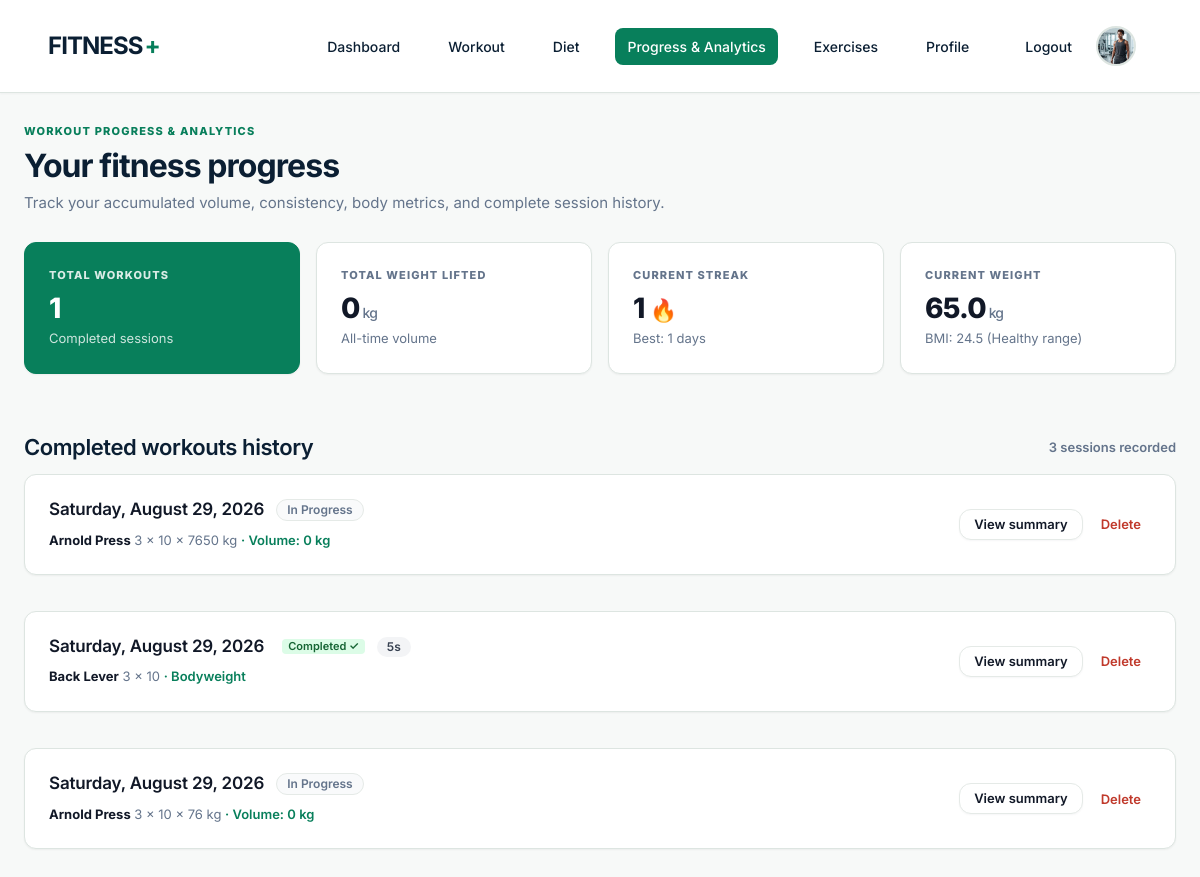
The page /history/ (signed in) on the database its author committed.
### workout/models.py (models this page shows, shortened)
class UserProfile(models.Model):
    class Goal(models.TextChoices):
        BULK = 'bulk', 'Build Muscle / Bulk'
        CUT = 'cut', 'Lose Fat / Cut'
        MAINTAIN = 'maintain', 'Maintain Weight'
        STRENGTH = 'strength', 'Build Strength'
        FITNESS = 'fitness', 'General Fitness'
    user = models.OneToOneField(User, related_name='fitness_profile', on_delete=models.CASCADE)
    name = models.CharField(max_length=80, blank=True)
    age = models.PositiveSmallIntegerField(null=True, blank=True)
    gender = models.CharField(max_length=20, choices=[('male', 'Male'), ('female', 'Female')], null=True, blank=True, default=None)
    height_cm = models.DecimalField(max_digits=5, decimal_places=1, null=True, blank=True)
    weight_kg = models.DecimalField(max_digits=5, decimal_places=1, null=True, blank=True)
    goal = models.CharField(max_length=20, choices=Goal.choices, default=Goal.FITNESS)
    workout_location = models.CharField(max_length=10, choices=[('gym','Gym'),('home','Home')], default='home')
    experience_level = models.CharField(max_length=20, choices=[('beginner','Beginner'),('intermediate','Intermediate'),('advanced','Advanced')], default='beginner')
    home_equipment = models.JSONField(default=list, blank=True)
    profile_completed = models.BooleanField(default=False)
    profile_image = models.ImageField(upload_to='profile_images/', null=True, blank=True)
    current_streak = models.PositiveIntegerField(default=0); longest_streak = models.PositiveIntegerField(default=0); last_workout_date = models.DateField(null=True, blank=True)
    created_at = models.DateTimeField(auto_now_add=True); updated_at = models.DateTimeField(auto_now=True)
    @property
    def bmi(self):
        if not self.height_cm or not self.weight_kg: return None
        return round(float(self.weight_kg) / (float(self.height_cm) / 100) ** 2, 1)
    @property
    def bmi_category(self):
        bmi = self.bmi
        if bmi is None: return ''
        return 'Underweight' if bmi < 18.5 else 'Healthy range' if bmi < 25 else 'Overweight' if bmi < 30 else 'Obesity'
    @property
    def total_weight_lifted(self):
        return calculate_user_total_volume(self.user)
    @property
    def total_weight_lifted_display(self):
        return format_weight_display(self.total_weight_lifted)

class Workout(models.Model):
    user = models.ForeignKey(User, related_name='workouts', on_delete=models.CASCADE)
    date = models.DateField(default=timezone.localdate)
    created_at = models.DateTimeField(auto_now_add=True)
    completed = models.BooleanField(default=False)
    completed_at = models.DateTimeField(null=True, blank=True)
    class Meta:
        ordering = ['-date', '-created_at']
    @property
    def duration_seconds(self):
        if not self.completed_at:
            return None
        return max(0, int((self.completed_at - self.created_at).total_seconds()))

class WorkoutExercise(models.Model):
    workout = models.ForeignKey(Workout, related_name='workout_exercises', on_delete=models.CASCADE)
    exercise = models.ForeignKey(Exercise, related_name='workout_entries', on_delete=models.PROTECT)
    sets_planned = models.PositiveIntegerField()
    reps_planned = models.PositiveIntegerField()
    weight = models.DecimalField(max_digits=7, decimal_places=2, null=True, blank=True)
    rest_seconds = models.PositiveIntegerField(default=60)
    exercise_seconds = models.PositiveIntegerField(default=30)
    order = models.PositiveIntegerField(default=1)
    class Meta:
        ordering = ['order']
    @property
    def volume(self):
        if self.exercise.is_bodyweight or self.weight is None:
            return None
        return calculate_exercise_volume(self)

class Exercise(models.Model):
    class EquipmentType(models.TextChoices):
        BODYWEIGHT = 'bodyweight', 'Bodyweight'
        BARBELL = 'barbell', 'Barbell'
        DUMBBELL = 'dumbbell', 'Dumbbell'
        KETTLEBELL = 'kettlebell', 'Kettlebell'
        CABLE = 'cable', 'Cable'
        MACHINE = 'machine', 'Machine'
        RESISTANCE_BAND = 'resistance_band', 'Resistance band'
        PULLUP_BAR = 'pullup_bar', 'Pull-up bar'
        BENCH = 'bench', 'Bench'
        PLATE = 'plate', 'Plate-loaded'
        STEP = 'step', 'Step / Platform'
        JUMP_ROPE = 'jump_rope', 'Jump Rope'
        OTHER = 'other', 'Other'
    class Difficulty(models.TextChoices):
        BEGINNER = 'beginner', 'Beginner'
        INTERMEDIATE = 'intermediate', 'Intermediate'
        ADVANCED = 'advanced', 'Advanced'
    class GenderCategory(models.TextChoices):
        ALL = 'all', 'All'
        FEMALE = 'female', 'Female'
        MALE = 'male', 'Male'
    name = models.CharField(max_length=120)
    body_part = models.CharField(max_length=40, default='Full Body')
    equipment_type = models.CharField(max_length=20, choices=EquipmentType.choices, default=EquipmentType.OTHER)
    category = models.CharField(max_length=40)
    description = models.TextField()
    instructions = models.TextField()
    muscles_targeted = models.CharField(max_length=255)
    beginner_tips = models.TextField(blank=True)
    is_bodyweight = models.BooleanField(default=False)
    image = models.CharField(max_length=255, blank=True, help_text='Local visual URL (filled by the seed command).')
    created_at = models.DateTimeField(auto_now_add=True)
    difficulty = models.CharField(max_length=20, choices=Difficulty.choices, default=Difficulty.INTERMEDIATE)
    gender_category = models.CharField(max_length=10, choices=GenderCategory.choices, default=GenderCategory.ALL)
    recommended_sets = models.CharField(max_length=30, blank=True, default='')
    recommended_reps = models.CharField(max_length=30, blank=True, default='')
    recommended_duration = models.CharField(max_length=40, blank=True, default='')
    recommended_rest = models.CharField(max_length=30, blank=True, default='')
    is_beginner_friendly = models.BooleanField(default=False)
    class Meta:
        ordering = ['category', 'name']
        constraints = [models.UniqueConstraint(Lower('name'), name='unique_exercise_name_ci')]

### workout/views.py (the view)
# urls.py: path('history/', views.history, name='history'),
@login_required
def history(request):
    profile, _ = UserProfile.objects.get_or_create(user=request.user)
    workouts = Workout.objects.filter(user=request.user).prefetch_related('workout_exercises__exercise', 'workout_exercises__sets')
    return render(request, 'workout/history.html', {
        'workouts': workouts,
        'profile': profile,
        'total_weight_lifted': profile.total_weight_lifted_display,
        'completed_count': workouts.filter(completed=True).count(),
    })

### workout/models.py (called while the page is built)
def format_weight_display(value):
    if value is None:
        return '0'
    try:
        val = Decimal(str(value))
    except Exception:
        return '0'
    if val == 0:
        return '0'
    if val % 1 == 0:
        return f"{int(val):,}"
    return f"{val:,.2f}".rstrip('0').rstrip('.')

def calculate_exercise_volume(exercise_entry):
    if exercise_entry.exercise.is_bodyweight or exercise_entry.weight is None:
        return Decimal('0')
    return sum(
        (
            Decimal(str(workout_set.reps_completed))
            * (workout_set.weight if workout_set.weight is not None else Decimal('0'))
            for workout_set in exercise_entry.sets.all()
            if workout_set.completed
        ),
        Decimal('0'),
    )

def calculate_workout_volume(workout):
    entries = workout.workout_exercises.all()
    total = Decimal('0')
    for entry in entries:
        total += calculate_exercise_volume(entry)
    return total

def calculate_user_total_volume(user):
    if not user or not user.is_authenticated:
        return Decimal('0')
    completed_workouts = Workout.objects.filter(
        user=user,
        completed=True
    ).prefetch_related('workout_exercises__exercise', 'workout_exercises__sets')
    total = Decimal('0')
    for workout in completed_workouts:
        total += calculate_workout_volume(workout)
    return total

### workout/templates/workout/history.html (shortened to what this page needs)
{% extends 'workout/base.html' %}
{% block content %}
<div class="page-intro">
  <p class="eyebrow">WORKOUT PROGRESS & ANALYTICS</p>
  <h1>Your fitness progress</h1>
  <p class="subtitle">Track your accumulated volume, consistency, body metrics, and complete session history.</p>
</div>
<section class="progress-stats-grid">
  <div class="stat-card card">
    <span class="stat-label">TOTAL WORKOUTS</span>
    <strong class="stat-value">{{ completed_count }}</strong>
    <span class="stat-subtext">Completed sessions</span>
  </div>
  <div class="stat-card card">
    <span class="stat-label">TOTAL WEIGHT LIFTED</span>
    <strong class="stat-value">{{ total_weight_lifted }}<small> kg</small></strong>
    <span class="stat-subtext">All-time volume</span>
  </div>
  <div class="stat-card card">
    <span class="stat-label">CURRENT STREAK</span>
    <strong class="stat-value">{{ profile.current_streak }} <em class="stat-emoji">🔥</em></strong>
    <span class="stat-subtext">Best: {{ profile.longest_streak }} days</span>
  </div>
  <div class="stat-card card">
    <span class="stat-label">CURRENT WEIGHT</span>
    <strong class="stat-value">{{ profile.weight_kg|default:'—' }}<small> kg</small></strong>
    <span class="stat-subtext">BMI: {{ profile.bmi|default:'—' }} ({{ profile.bmi_category|default:'Standard' }})</span>
  </div>
</section>
<section class="history-log-section">
  <div class="section-title">
    <h2>Completed workouts history</h2>
    <span class="results-count">{{ workouts|length }} session{{ workouts|length|pluralize }} recorded</span>
  </div>
  <div class="history-cards-list">
    {% for workout in workouts %}
    <article class="workout-card card">
      <div class="workout-card-left">
        <div class="workout-card-header">
          <h3>
            <a href="{% url 'workout:workout_history_detail' workout.id %}" class="workout-date-link">
              {{ workout.date|date:'l, F j, Y' }}
            </a>
          </h3>
          {% if workout.completed %}
            <span class="badge badge-success">Completed ✓</span>
          {% else %}
            <span class="badge badge-subtle">In Progress</span>
          {% endif %}
          {% if workout.duration_seconds is not None %}
            <span class="badge badge-secondary">{{ workout.duration_seconds }}s</span>
          {% endif %}
        </div>
        <div class="workout-entries-list">
          {% for entry in workout.workout_exercises.all %}
          <div class="entry-row">
            <strong>{{ entry.exercise.name }}</strong>
            <span class="entry-meta">
              {{ entry.sets_planned }} × {{ entry.reps_planned }}
              {% if entry.weight %}
                × {{ entry.weight|floatformat:'-2' }} kg
                <span class="volume-tag">· Volume: {{ entry.volume|floatformat:'-2' }} kg</span>
              {% else %}
                <span class="volume-tag">· Bodyweight</span>
              {% endif %}
            </span>
          </div>
          {% endfor %}
        </div>
      </div>
      <div class="workout-card-actions">
        <a href="{% url 'workout:workout_history_detail' workout.id %}" class="button secondary-button compact-button">View summary</a>
        <form method="post" action="{% url 'workout:delete_workout' workout.id %}" onsubmit="return confirm('Are you sure you want to delete this workout record?');">
          <button class="button danger-link" type="submit" title="Delete record">Delete</button>
        </form>
      </div>
    </article>
    {% endfor %}
  </div>
</section>
{% endblock %}

### workout/static/workout/css/theme.css (style rules this page uses)
:root { --primary: #087F5B; --primary-dark: #066A4C; --navy: #0B1F33; --background: #F7F9F8; --surface: #FFFFFF; --muted: #64748B; --border: #DDE5E1; --success: #168A65; --warning: #D98C10; --danger: #C0392B; --spacing-8: 8px; --spacing-12: 12px; --spacing-16: 16px; --spacing-20: 20px; --spacing-24: 24px; --spacing-32: 32px; --spacing-40: 40px; --spacing-48: 48px; --radius-4: 4px; --radius-8: 8px; --radius-12: 12px; --shadow-sm: 0 1px 2px rgba(0,0,0,0.05); }
body { font-family: 'Inter', system-ui, sans-serif; background-color: var(--background); color: var(--navy); margin: 0; line-height: 1.5; }
h1, .title { font-size: 2rem; font-weight: 700; color: var(--navy); margin-bottom: var(--spacing-24); }
h2, .section-title { font-size: 1.5rem; font-weight: 600; color: var(--navy); margin-top: var(--spacing-24); margin-bottom: var(--spacing-12); }
.card { background: var(--surface); border: 1px solid var(--border); border-radius: var(--radius-12); box-shadow: var(--shadow-sm); padding: var(--spacing-24); margin-bottom: var(--spacing-24); }

### rows shown on the page
UserProfile: current_streak "1", longest_streak "1", weight_kg "65.0", bmi "24.5", bmi_category "Healthy range"
Workout: date "Saturday, August 29, 2026", completed "In Progress"
WorkoutExercise: exercise.name "Arnold Press", sets_planned "3", reps_planned "10", weight "7650", volume "0"
Workout: date "Saturday, August 29, 2026", completed "Completed ✓", duration_seconds "5"
WorkoutExercise: exercise.name "Back Lever", sets_planned "3", reps_planned "10", shows "· Bodyweight"
Workout: date "Saturday, August 29, 2026", completed "In Progress"
WorkoutExercise: exercise.name "Arnold Press", sets_planned "3", reps_planned "10", weight "76", volume "0"

### other values the page prints
{{ completed_count }} "1"
{{ total_weight_lifted }} "0"
{{ workouts|length }} "3"
